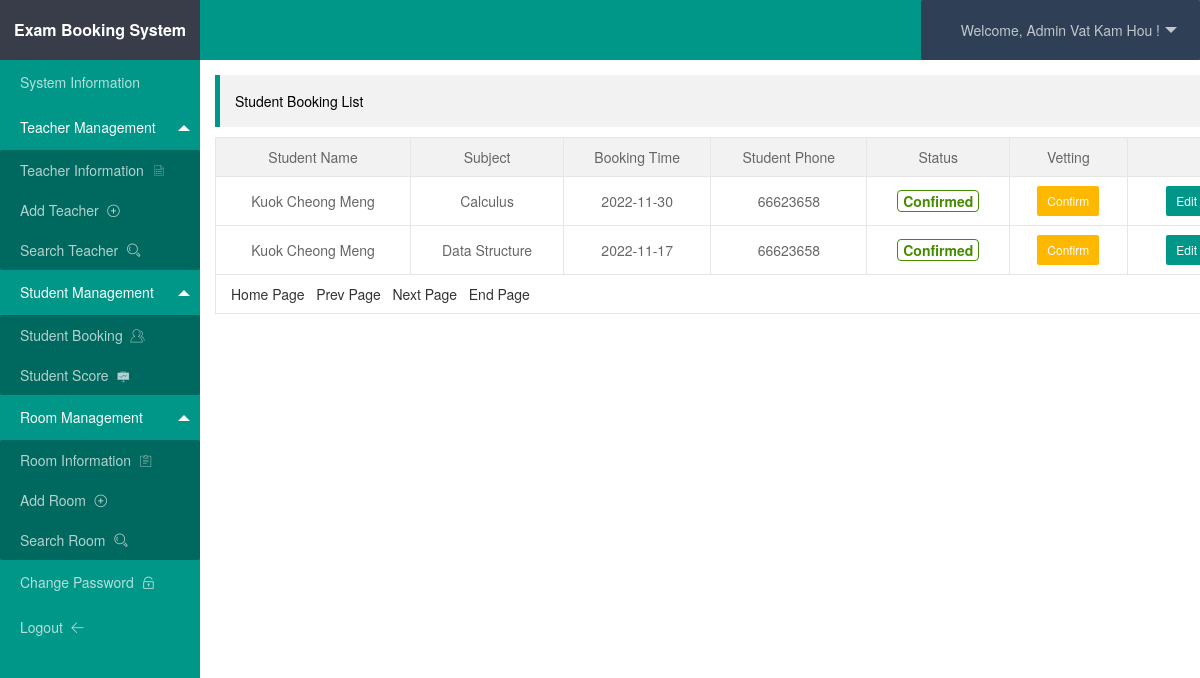
The app's page /admin/agree_yuyue.php (signed in) with its own data.
### tables this page shows
CREATE TABLE `yuyue`  (
  `id` int(11) NOT NULL AUTO_INCREMENT,
  `name` varchar(100) NULL DEFAULT NULL,
  `pxdate` date NULL DEFAULT NULL,
  `teachers` varchar(40) NULL DEFAULT NULL,
  `km` varchar(50) NULL DEFAULT NULL,
  `sfzh` varchar(20) NULL DEFAULT NULL,
  `tel` varchar(30) NULL DEFAULT NULL,
  `status` varchar(20) NULL DEFAULT '0',
  PRIMARY KEY (`id`) USING BTREE
);

### admin/agree_yuyue.php (the view, shortened to what this page needs)
<?php
include '../conn.php';
?>
<!DOCTYPE html>
<html>
<head>
    <link rel="stylesheet" href="../assets/css/layui.css" />
    <link rel="stylesheet" href="../css/style.css" />
</head>
<body>
<div class="layui-layout layui-layout-admin">
    <?php include 'header.php'; ?>
    <div class="layui-side layui-bg-black">
        <?php include 'menu.php'; ?>
    </div>
    <div class="layui-body">
        <div class="layui-container">
        	<blockquote class="layui-elem-quote" style="margin-top: 15px;">Student Booking List</blockquote>
			<table class="layui-table">
			  <thead>
			    <tr>
			      <th style="text-align: center;">Student Name</th>
			      <th style="text-align: center;">Subject</th>
			      <th style="text-align: center;">Booking Time</th>
			      <th style="text-align: center;">Student Phone</th>
			      <th style="text-align: center;">Status</th>
			      <th style="text-align: center;">Vetting</th>
			      <th style="text-align: center;">Operation</th>
			    </tr>
			  </thead>
			  <tbody>
				<?php
					$name = $_SESSION["username"];
					$sql1 = "SELECT COUNT(*) FROM yuyue where teachers = '$name'";
					$count = $pdo -> query($sql1) -> fetchColumn();
					$page = isset($_GET['page']) ? $_GET['page'] : 1;
					$size = 9;
					$last = ceil($count/$size);
					$prev_page = $page - 1 < 1 ? 1 : $page - 1;
					$next_page = $page + 1 > $last ? $last : $page + 1;
					$offset = ($page - 1) * $size;
					$sql = "select * from yuyue where teachers = '$name' limit $offset,$size";
			        $state = $pdo->query($sql);
			        $res = $state->fetchAll(PDO::FETCH_ASSOC);
			        foreach ($res as $key => $value) {
				?>
				<tr align="center">
					<td><?php echo $value['name']; ?></td>
					<td><?php echo $value['km']; ?></td>
					<td><?php echo $value['pxdate']; ?></td>
					<td><?php echo $value['tel']; ?></td>
					<td>
						<?php
						if ($value['status'] == 0) {
							echo "<span class='noagree'>Unconfirmed</span>";
						} else {
							echo "<span class='agree'>Confirmed</span>";
						}
					  ?>
					</td>
					<td>
						<?php
							if ($value['status'] == 0) {
								echo "<a class='layui-btn layui-btn-warm layui-btn-sm' href=agree.php?id="
								.$value["id"].">Confirm</a>";
							} else {
								echo "<a class='layui-btn layui-btn-warm layui-btn-sm' href='javascript:;' style='cursor:not-allowed;'>Confirm</a>";
							}
						?>
					</td>
					<td>
						<a class="layui-btn layui-btn-sm" href="yuyue_edit.php?id=<?php echo $value['id']; ?>">Edit<i class="layui-icon">&#xe642;</i></a>
					</td>
				</tr>
				<?php
					}
				?>
				<tr>
					<td colspan="7">
						<a href="agree_yuyue.php?page=<?php echo 1?>">Home Page</a>&nbsp;&nbsp;
					    <a href="agree_yuyue.php?page=<?php echo $prev_page?>">Prev Page</a>&nbsp;&nbsp;
					    <a href="agree_yuyue.php?page=<?php echo $next_page?>">Next Page</a>&nbsp;&nbsp;
					    <a href="agree_yuyue.php?page=<?php echo $last?>">End Page</a>&nbsp;&nbsp;
					</td>
				</tr>
			  </tbody>
			</table>
    	</div>
    </div>
</div>
</body>
</html>

### assets/css/layui.css (style rules this page uses)
.layui-btn,.layui-edge,.layui-inline,img { vertical-align:middle }
.layui-btn,.layui-disabled,.layui-icon,.layui-unselect { -webkit-user-select:none;-ms-user-select:none;-moz-user-select:none }
blockquote,body,button,dd,div,dl,dt,form,h1,h2,h3,h4,h5,h6,input,li,ol,p,pre,td,textarea,th,ul { margin:0;padding:0;-webkit-tap-highlight-color:rgba(0,0,0,0) }
table { border-collapse:collapse;border-spacing:0 }
body { line-height:24px;font:14px Helvetica Neue,Helvetica,PingFang SC,\5FAE\8F6F\96C5\9ED1,Tahoma,Arial,sans-serif }
a { color:#333;text-decoration:none }
.layui-icon { font-family:layui-icon!important;font-size:16px;font-style:normal;-webkit-font-smoothing:antialiased;-moz-osx-font-smoothing:grayscale }
.layui-side { position:fixed;left:0;top:0;bottom:0;z-index:999;width:200px;overflow-x:hidden }
.layui-body { position:absolute;left:200px;right:0;top:0;bottom:0;z-index:998;width:auto;overflow:hidden;overflow-y:auto;box-sizing:border-box }
.layui-layout-admin .layui-side { top:60px;width:200px;overflow-x:hidden }
.layui-layout-admin .layui-body { top:60px;bottom:44px }
.layui-container { position:relative;margin:0 auto;padding:0 15px;box-sizing:border-box }
@media screen and (min-width:768px) { .layui-container { width:750px } }
@media screen and (min-width:992px) { .layui-container { width:970px } }
@media screen and (min-width:1200px) { .layui-container { width:1170px } }
.layui-btn,.layui-input,.layui-select,.layui-textarea,.layui-upload-button { outline:0;-webkit-appearance:none;transition:all .3s;-webkit-transition:all .3s;box-sizing:border-box }
.layui-elem-quote { margin-bottom:10px;padding:15px;line-height:22px;border-left:5px solid #009688;border-radius:0 2px 2px 0;background-color:#f2f2f2 }
.layui-bg-black,.layui-bg-blue,.layui-bg-cyan,.layui-bg-green,.layui-bg-orange,.layui-bg-red { color:#fff!important }
.layui-bg-black { background-color:#393D49!important }
.layui-btn { display:inline-block;height:38px;line-height:38px;padding:0 18px;background-color:#009688;color:#fff;white-space:nowrap;text-align:center;font-size:14px;border:none;border-radius:2px;cursor:pointer }
.layui-btn .layui-icon { margin-right:3px;font-size:18px;vertical-align:bottom;vertical-align:middle\9 }
.layui-btn-warm { background-color:#FFB800 }
.layui-btn-sm { height:30px;line-height:30px;padding:0 10px;font-size:12px }
.layui-btn-sm i { font-size:16px!important }
.layui-table,.layui-table-view { margin:10px 0 }
.layui-table { width:100%;background-color:#fff;color:#666 }
.layui-table tr { transition:all .3s;-webkit-transition:all .3s }
.layui-table th { text-align:left;font-weight:400 }
.layui-table tbody tr:hover,.layui-table thead tr,.layui-table-click,.layui-table-header,.layui-table-hover,.layui-table-mend,.layui-table-patch,.layui-table-tool,.layui-table[lay-even] tr:nth-child(even) { background-color:#f2f2f2 }
.layui-table td,.layui-table th,.layui-table-fixed-r,.layui-table-header,.layui-table-page,.layui-table-tips-main,.layui-table-tool,.layui-table-view,.layui-table[lay-skin=line],.layui-table[lay-skin=row] { border-width:1px;border-style:solid;border-color:#e6e6e6 }
.layui-table td,.layui-table th { position:relative;padding:9px 15px;min-height:20px;line-height:20px;font-size:14px }

### admin/agree_yuyue.php (style rules this page uses)
.agree { color:green; font-weight:bold; padding: 0px 5px; border-radius: 4px; color: #458B00; border: 1px solid #458B00; background-color: #fff; }

### records on screen
yuyue: name "Kuok Cheong Meng", km "Calculus", pxdate "2022-11-30", tel "66623658", status "Confirmed"
yuyue: name "Kuok Cheong Meng", km "Data Structure", pxdate "2022-11-17", tel "66623658", status "Confirmed"

### other values on screen
$_SESSION['username'] "Vat Kam Hou"
